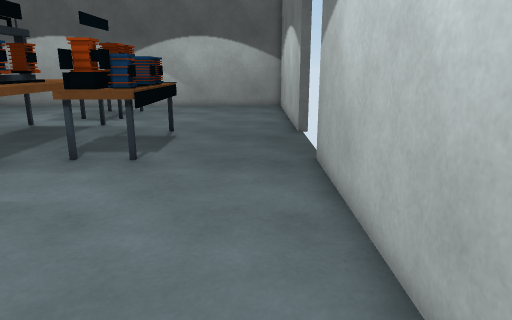
view 1 (above)

16 first-person views from a walk through a scene from a Unity 3-D project. The camera is 1.3 m above the floor, tilts 14° down and sees 70° across. Doors are open. The floor is counted in squares, 0.5 m on a side. Each view is taken from the middle of a square. On the plan, view 1 faces up. The plan holds only what a view shows up to about 20 squares ahead; the rest is blank. Some animated figures are left out.

view 2
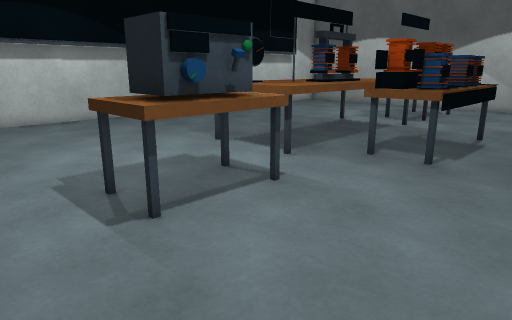

view 3
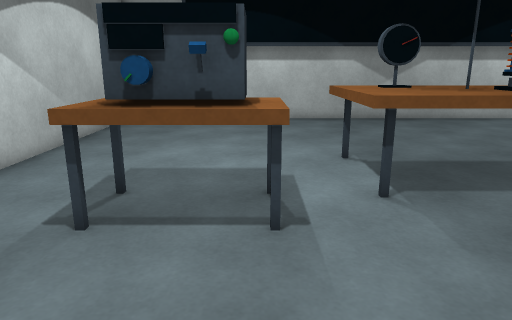

view 4
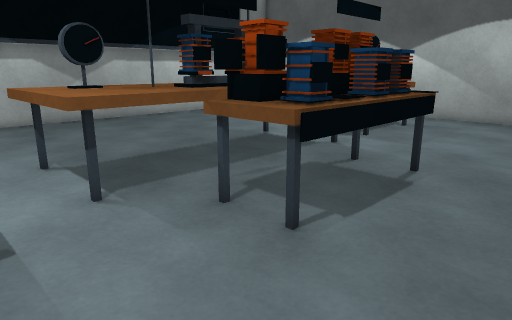

view 5
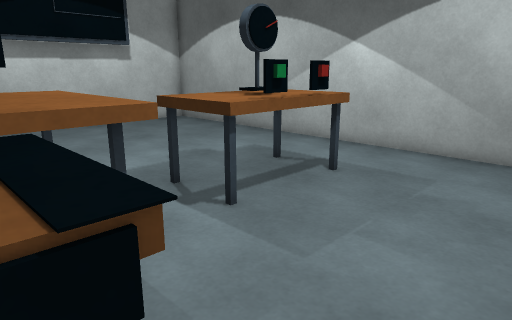

view 6
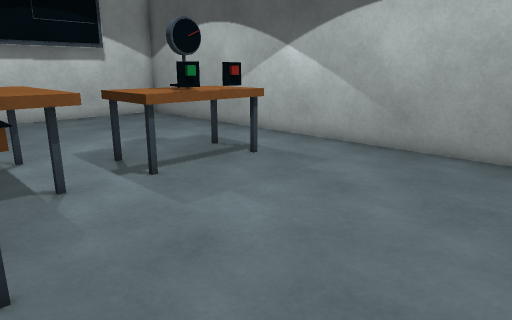

view 7
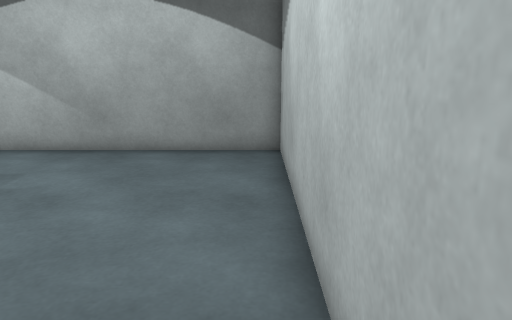

view 8
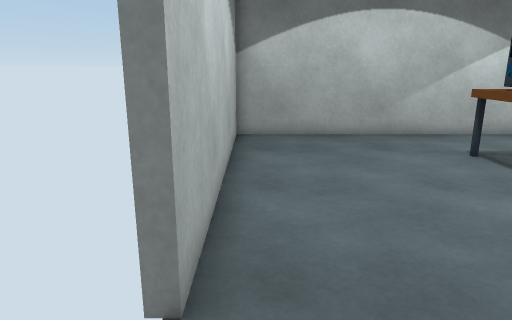

view 9
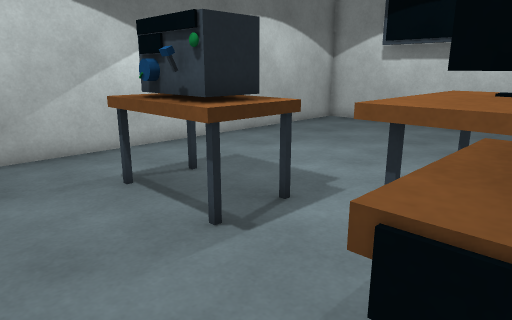

view 10
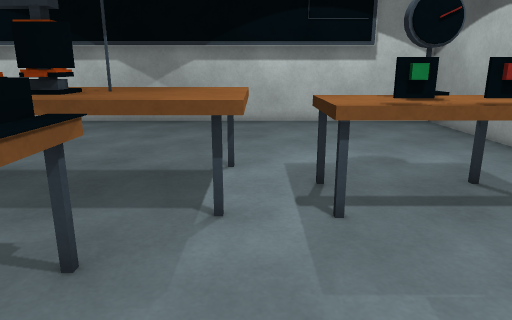

view 11
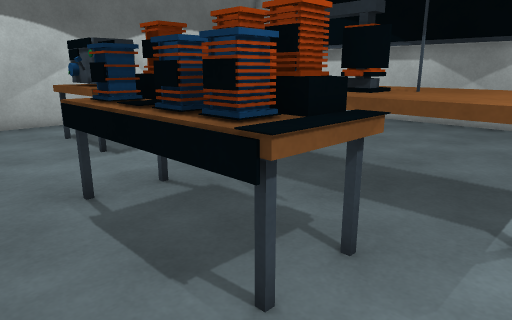

view 12
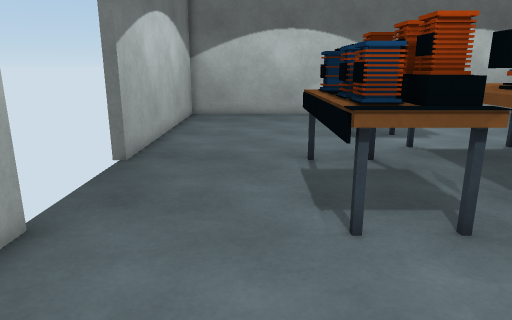

view 13
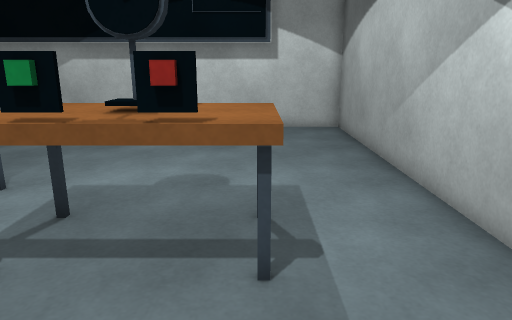

view 14
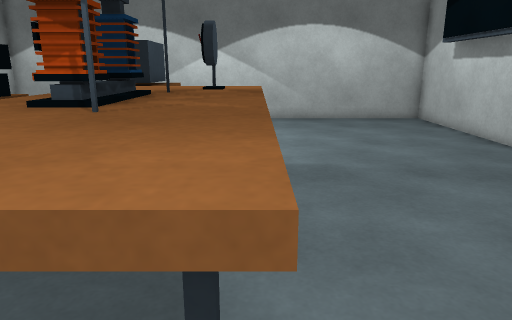

view 15
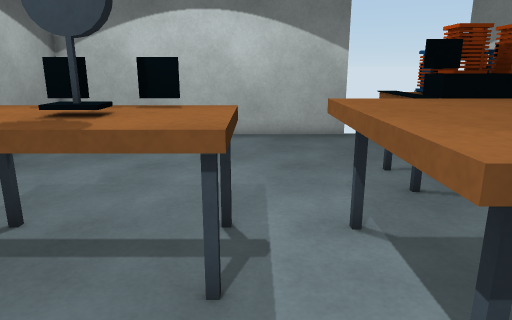

view 16
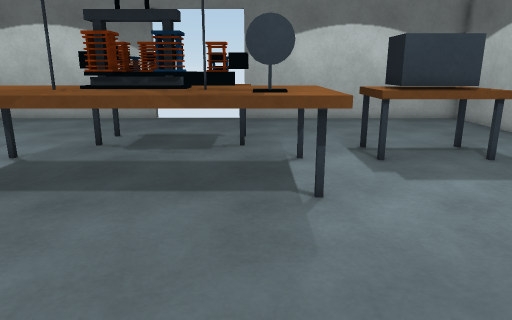

### Floor plan
Key: @ floor where view 1 was taken; # wall or solid block; x gap in a wall; . floor; D open door; = window, fence, low wall or low ledge; ^ raised ledge; O other object.
Columns run from 20 left of view 1 to 2 right of it. Each row starts with its distance up from view 1.
 27 #######################
 26 #.....................#
 25 #.....................#
 24 #.....................#
 23 #..........OOO........#
 22 #..........OOO........#
 21 #..........OOO........#
 20 #..........OOO........#
 19 #..........OOO........#
 18 #........^^^^^........#
 17 #........^^^^^........#
 16 #........^^^^^#===....#
 15 #........^^^^^#OOO....D
 14 #........^^OO^.OOO....D
 13 #........^^OO^xOOO....D
 12 #........^^OO^.OOO....D
 11 #........^^^^^OOOO....D
 10 #........^O^^^.OOO....#
  9 #........^O^^^........#
  8 #........^^^^^........#
  7 #.....................#
  6 #...........OOOO......#
  5 #...........OOOO......#
  4 #...........OOOO......#
  3 #...........OOOO......#
  2 #.....................#
  1 #.....................#
  0 #...................@.#
 -1 #######################

Positions as (right, up) in squares from view 1, and headings:
1: (0, 0), facing up
2: (0, 0), facing up-left
3: (0, 6), facing left
4: (0, 6), facing up-left
5: (-2, 15), facing up-left
6: (1, 15), facing up-left
7: (1, 15), facing up
8: (1, 14), facing down
9: (-2, 11), facing down-left
10: (-1, 18), facing left
11: (-1, 18), facing down-left
12: (-2, 21), facing down
13: (-3, 23), facing left
14: (-11, 19), facing down
15: (-13, 19), facing right
16: (-18, 10), facing right
